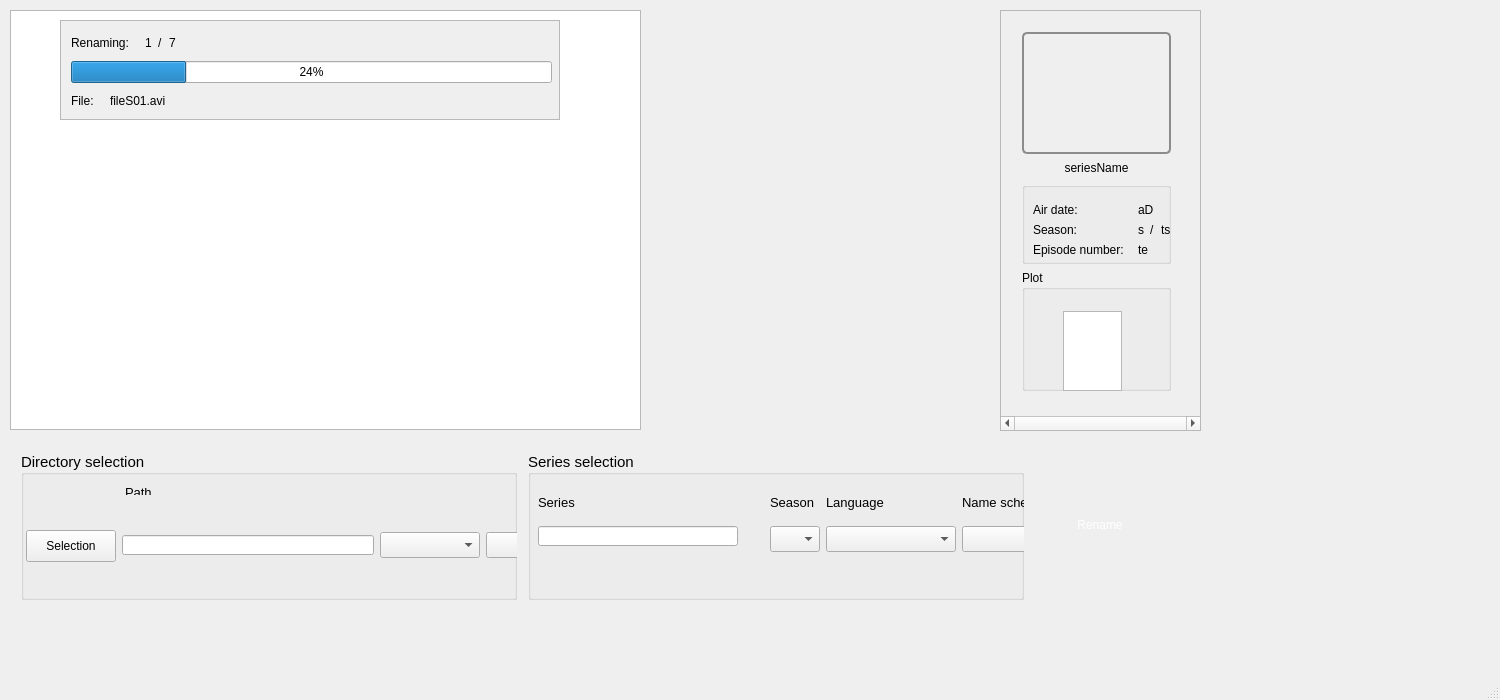
<?xml version="1.0" encoding="UTF-8"?>
<ui version="4.0">
 <class>MainWindow</class>
 <widget class="QMainWindow" name="MainWindow">
  <property name="geometry">
   <rect>
    <x>0</x>
    <y>0</y>
    <width>1500</width>
    <height>700</height>
   </rect>
  </property>
  <property name="minimumSize">
   <size>
    <width>1050</width>
    <height>620</height>
   </size>
  </property>
  <property name="windowTitle">
   <string>SeriesScraper</string>
  </property>
  <property name="windowIcon">
   <iconset>
    <normaloff>:/images/app_logo/seriesScraper_icon.png</normaloff>:/images/app_logo/seriesScraper_icon.png</iconset>
  </property>
  <property name="unifiedTitleAndToolBarOnMac">
   <bool>true</bool>
  </property>
  <widget class="QWidget" name="centralWidget">
   <property name="minimumSize">
    <size>
     <width>800</width>
     <height>500</height>
    </size>
   </property>
   <property name="styleSheet">
    <string notr="true">#renameButton {
	color: rgb(255, 255, 255);
	background-image: url(:/images/button_blue.png);
	border: none;
	outline: none;
}

#renameButton:pressed {
	background-image: url(:/images/button_blue_pressed.png);
}

#renameButton:!enabled {
	color: rgb(200, 200, 200);
	background-image: url(:/images/button_grey.png);
}

#posterInfoLabel {
	border-radius: 5px;
    border: 2px solid #8c8c8c;
}</string>
   </property>
   <widget class="QTableWidget" name="episodeNameTable">
    <property name="geometry">
     <rect>
      <x>10</x>
      <y>10</y>
      <width>631</width>
      <height>420</height>
     </rect>
    </property>
    <property name="focusPolicy">
     <enum>Qt::ClickFocus</enum>
    </property>
    <property name="autoFillBackground">
     <bool>false</bool>
    </property>
    <property name="horizontalScrollBarPolicy">
     <enum>Qt::ScrollBarAsNeeded</enum>
    </property>
   </widget>
   <widget class="QScrollArea" name="additionalInfoScrollArea">
    <property name="geometry">
     <rect>
      <x>1000</x>
      <y>10</y>
      <width>201</width>
      <height>421</height>
     </rect>
    </property>
    <property name="focusPolicy">
     <enum>Qt::NoFocus</enum>
    </property>
    <property name="horizontalScrollBarPolicy">
     <enum>Qt::ScrollBarAlwaysOn</enum>
    </property>
    <property name="sizeAdjustPolicy">
     <enum>QAbstractScrollArea::AdjustIgnored</enum>
    </property>
    <property name="widgetResizable">
     <bool>true</bool>
    </property>
    <property name="alignment">
     <set>Qt::AlignCenter</set>
    </property>
    <widget class="QWidget" name="scrollAreaWidgetContents">
     <property name="geometry">
      <rect>
       <x>0</x>
       <y>8</y>
       <width>199</width>
       <height>403</height>
      </rect>
     </property>
     <widget class="QWidget" name="horizontalLayoutWidget_4">
      <property name="geometry">
       <rect>
        <x>0</x>
        <y>0</y>
        <width>191</width>
        <height>401</height>
       </rect>
      </property>
      <layout class="QHBoxLayout" name="additionalScrollAreaHorizontalLayout">
       <item>
        <spacer name="horizontalSpacer_8">
         <property name="orientation">
          <enum>Qt::Horizontal</enum>
         </property>
         <property name="sizeType">
          <enum>QSizePolicy::Fixed</enum>
         </property>
         <property name="sizeHint" stdset="0">
          <size>
           <width>10</width>
           <height>20</height>
          </size>
         </property>
        </spacer>
       </item>
       <item>
        <layout class="QVBoxLayout" name="verticalLayout_3">
         <item>
          <spacer name="verticalSpacer_2">
           <property name="orientation">
            <enum>Qt::Vertical</enum>
           </property>
           <property name="sizeType">
            <enum>QSizePolicy::Fixed</enum>
           </property>
           <property name="sizeHint" stdset="0">
            <size>
             <width>20</width>
             <height>10</height>
            </size>
           </property>
          </spacer>
         </item>
         <item>
          <layout class="QHBoxLayout" name="horizontalLayout">
           <item>
            <widget class="QLabel" name="posterInfoLabel">
             <property name="sizePolicy">
              <sizepolicy hsizetype="Preferred" vsizetype="Preferred">
               <horstretch>0</horstretch>
               <verstretch>0</verstretch>
              </sizepolicy>
             </property>
             <property name="minimumSize">
              <size>
               <width>80</width>
               <height>120</height>
              </size>
             </property>
             <property name="baseSize">
              <size>
               <width>0</width>
               <height>9</height>
              </size>
             </property>
             <property name="layoutDirection">
              <enum>Qt::LeftToRight</enum>
             </property>
             <property name="styleSheet">
              <string notr="true"/>
             </property>
             <property name="text">
              <string/>
             </property>
             <property name="alignment">
              <set>Qt::AlignCenter</set>
             </property>
            </widget>
           </item>
          </layout>
         </item>
         <item>
          <widget class="QLabel" name="seriesNameInfoLabelData">
           <property name="minimumSize">
            <size>
             <width>0</width>
             <height>16</height>
            </size>
           </property>
           <property name="maximumSize">
            <size>
             <width>16777215</width>
             <height>16</height>
            </size>
           </property>
           <property name="font">
            <font>
             <family>Segoe UI</family>
            </font>
           </property>
           <property name="text">
            <string>seriesName</string>
           </property>
           <property name="alignment">
            <set>Qt::AlignCenter</set>
           </property>
          </widget>
         </item>
         <item>
          <widget class="QGroupBox" name="infoGroupBox">
           <property name="minimumSize">
            <size>
             <width>0</width>
             <height>82</height>
            </size>
           </property>
           <property name="maximumSize">
            <size>
             <width>16777215</width>
             <height>82</height>
            </size>
           </property>
           <property name="title">
            <string/>
           </property>
           <property name="alignment">
            <set>Qt::AlignLeading|Qt::AlignLeft|Qt::AlignVCenter</set>
           </property>
           <widget class="QWidget" name="horizontalLayoutWidget_2">
            <property name="geometry">
             <rect>
              <x>0</x>
              <y>10</y>
              <width>181</width>
              <height>76</height>
             </rect>
            </property>
            <layout class="QHBoxLayout" name="seriesInfohorizontalLayout">
             <property name="sizeConstraint">
              <enum>QLayout::SetDefaultConstraint</enum>
             </property>
             <item>
              <layout class="QVBoxLayout" name="verticalLayout">
               <property name="leftMargin">
                <number>0</number>
               </property>
               <property name="rightMargin">
                <number>5</number>
               </property>
               <item>
                <widget class="QLabel" name="airDateInfoLabel">
                 <property name="font">
                  <font>
                   <family>Segoe UI</family>
                  </font>
                 </property>
                 <property name="text">
                  <string>Air date:</string>
                 </property>
                </widget>
               </item>
               <item>
                <widget class="QLabel" name="seasonInfoLabel">
                 <property name="font">
                  <font>
                   <family>Segoe UI</family>
                  </font>
                 </property>
                 <property name="text">
                  <string>Season:</string>
                 </property>
                </widget>
               </item>
               <item>
                <widget class="QLabel" name="totalEpisodesInfoLabel">
                 <property name="font">
                  <font>
                   <family>Segoe UI</family>
                  </font>
                 </property>
                 <property name="text">
                  <string>Episode number: </string>
                 </property>
                </widget>
               </item>
              </layout>
             </item>
             <item>
              <layout class="QVBoxLayout" name="verticalLayout_2">
               <item>
                <widget class="QLabel" name="airDateInfoLabelData">
                 <property name="font">
                  <font>
                   <family>Segoe UI</family>
                  </font>
                 </property>
                 <property name="text">
                  <string>aD</string>
                 </property>
                </widget>
               </item>
               <item>
                <layout class="QHBoxLayout" name="horizontalLayout_2">
                 <item>
                  <widget class="QLabel" name="seasonInfoLabelData">
                   <property name="text">
                    <string>s</string>
                   </property>
                  </widget>
                 </item>
                 <item>
                  <widget class="QLabel" name="ofInfoLabel">
                   <property name="text">
                    <string>/</string>
                   </property>
                  </widget>
                 </item>
                 <item>
                  <widget class="QLabel" name="totalSeasonInfoLabelData">
                   <property name="text">
                    <string>ts</string>
                   </property>
                  </widget>
                 </item>
                 <item>
                  <spacer name="horizontalSpacer">
                   <property name="orientation">
                    <enum>Qt::Horizontal</enum>
                   </property>
                   <property name="sizeType">
                    <enum>QSizePolicy::Expanding</enum>
                   </property>
                   <property name="sizeHint" stdset="0">
                    <size>
                     <width>20</width>
                     <height>20</height>
                    </size>
                   </property>
                  </spacer>
                 </item>
                </layout>
               </item>
               <item>
                <widget class="QLabel" name="totalEpisodesInfoLabelData">
                 <property name="font">
                  <font>
                   <family>Segoe UI</family>
                  </font>
                 </property>
                 <property name="text">
                  <string>te</string>
                 </property>
                </widget>
               </item>
              </layout>
             </item>
            </layout>
           </widget>
          </widget>
         </item>
         <item>
          <widget class="QGroupBox" name="plotGroupBox">
           <property name="title">
            <string>Plot</string>
           </property>
           <widget class="QWidget" name="verticalLayoutWidget_3">
            <property name="geometry">
             <rect>
              <x>30</x>
              <y>30</y>
              <width>81</width>
              <height>102</height>
             </rect>
            </property>
            <layout class="QVBoxLayout" name="plotTextVerticalLayout">
             <item>
              <widget class="QPlainTextEdit" name="plotPlainTextEdit">
               <property name="sizePolicy">
                <sizepolicy hsizetype="Expanding" vsizetype="Expanding">
                 <horstretch>0</horstretch>
                 <verstretch>0</verstretch>
                </sizepolicy>
               </property>
               <property name="minimumSize">
                <size>
                 <width>0</width>
                 <height>60</height>
                </size>
               </property>
               <property name="maximumSize">
                <size>
                 <width>16777215</width>
                 <height>300</height>
                </size>
               </property>
               <property name="focusPolicy">
                <enum>Qt::ClickFocus</enum>
               </property>
               <property name="frameShape">
                <enum>QFrame::StyledPanel</enum>
               </property>
               <property name="frameShadow">
                <enum>QFrame::Sunken</enum>
               </property>
               <property name="undoRedoEnabled">
                <bool>false</bool>
               </property>
               <property name="readOnly">
                <bool>true</bool>
               </property>
               <property name="cursorWidth">
                <number>0</number>
               </property>
               <property name="textInteractionFlags">
                <set>Qt::TextSelectableByKeyboard|Qt::TextSelectableByMouse</set>
               </property>
               <property name="backgroundVisible">
                <bool>false</bool>
               </property>
              </widget>
             </item>
            </layout>
           </widget>
          </widget>
         </item>
         <item>
          <spacer name="verticalSpacer_4">
           <property name="orientation">
            <enum>Qt::Vertical</enum>
           </property>
           <property name="sizeType">
            <enum>QSizePolicy::Fixed</enum>
           </property>
           <property name="sizeHint" stdset="0">
            <size>
             <width>20</width>
             <height>10</height>
            </size>
           </property>
          </spacer>
         </item>
        </layout>
       </item>
       <item>
        <spacer name="horizontalSpacer_9">
         <property name="orientation">
          <enum>Qt::Horizontal</enum>
         </property>
         <property name="sizeType">
          <enum>QSizePolicy::Fixed</enum>
         </property>
         <property name="sizeHint" stdset="0">
          <size>
           <width>10</width>
           <height>20</height>
          </size>
         </property>
        </spacer>
       </item>
      </layout>
     </widget>
    </widget>
   </widget>
   <widget class="QWidget" name="centralControlElementWidget" native="true">
    <property name="geometry">
     <rect>
      <x>10</x>
      <y>440</y>
      <width>1171</width>
      <height>200</height>
     </rect>
    </property>
    <property name="minimumSize">
     <size>
      <width>0</width>
      <height>200</height>
     </size>
    </property>
    <property name="maximumSize">
     <size>
      <width>16777215</width>
      <height>200</height>
     </size>
    </property>
    <widget class="QWidget" name="horizontalLayoutWidget_5">
     <property name="geometry">
      <rect>
       <x>0</x>
       <y>0</y>
       <width>1161</width>
       <height>171</height>
      </rect>
     </property>
     <layout class="QHBoxLayout" name="controlElementshorizontalLayout">
      <item>
       <widget class="QGroupBox" name="pathGroupBox">
        <property name="font">
         <font>
          <family>Segoe UI</family>
          <pointsize>11</pointsize>
         </font>
        </property>
        <property name="title">
         <string>Directory selection</string>
        </property>
        <property name="alignment">
         <set>Qt::AlignLeading|Qt::AlignLeft|Qt::AlignVCenter</set>
        </property>
        <widget class="QWidget" name="horizontalLayoutWidget">
         <property name="geometry">
          <rect>
           <x>0</x>
           <y>20</y>
           <width>907</width>
           <height>129</height>
          </rect>
         </property>
         <layout class="QHBoxLayout" name="directorySelectionHorizontalLayout">
          <property name="leftMargin">
           <number>5</number>
          </property>
          <property name="rightMargin">
           <number>5</number>
          </property>
          <property name="bottomMargin">
           <number>10</number>
          </property>
          <item>
           <layout class="QVBoxLayout" name="selectionButtonVerticalLayout">
            <item>
             <spacer name="verticalSpacer">
              <property name="orientation">
               <enum>Qt::Vertical</enum>
              </property>
              <property name="sizeType">
               <enum>QSizePolicy::Fixed</enum>
              </property>
              <property name="sizeHint" stdset="0">
               <size>
                <width>10</width>
                <height>20</height>
               </size>
              </property>
             </spacer>
            </item>
            <item>
             <widget class="QPushButton" name="selectionButton">
              <property name="minimumSize">
               <size>
                <width>90</width>
                <height>32</height>
               </size>
              </property>
              <property name="maximumSize">
               <size>
                <width>120</width>
                <height>32</height>
               </size>
              </property>
              <property name="font">
               <font>
                <family>Segoe UI</family>
               </font>
              </property>
              <property name="text">
               <string>Selection</string>
              </property>
             </widget>
            </item>
           </layout>
          </item>
          <item>
           <layout class="QVBoxLayout" name="verticalLayout_6">
            <item>
             <widget class="QLabel" name="pathLabel">
              <property name="sizePolicy">
               <sizepolicy hsizetype="Preferred" vsizetype="Fixed">
                <horstretch>0</horstretch>
                <verstretch>0</verstretch>
               </sizepolicy>
              </property>
              <property name="maximumSize">
               <size>
                <width>16777215</width>
                <height>13</height>
               </size>
              </property>
              <property name="font">
               <font>
                <family>Segoe UI</family>
                <pointsize>10</pointsize>
               </font>
              </property>
              <property name="text">
               <string>Path</string>
              </property>
              <property name="textFormat">
               <enum>Qt::AutoText</enum>
              </property>
              <property name="alignment">
               <set>Qt::AlignLeading|Qt::AlignLeft|Qt::AlignTop</set>
              </property>
              <property name="margin">
               <number>0</number>
              </property>
              <property name="indent">
               <number>3</number>
              </property>
             </widget>
            </item>
            <item>
             <layout class="QHBoxLayout" name="directoryWidgetHorizontalLayout">
              <item>
               <widget class="QLineEdit" name="directPathInputLineEdit">
                <property name="minimumSize">
                 <size>
                  <width>200</width>
                  <height>20</height>
                 </size>
                </property>
                <property name="maximumSize">
                 <size>
                  <width>16777215</width>
                  <height>20</height>
                 </size>
                </property>
               </widget>
              </item>
              <item>
               <widget class="QComboBox" name="pathStructure4ComboBox">
                <property name="minimumSize">
                 <size>
                  <width>100</width>
                  <height>26</height>
                 </size>
                </property>
                <property name="maximumSize">
                 <size>
                  <width>220</width>
                  <height>26</height>
                 </size>
                </property>
                <property name="insertPolicy">
                 <enum>QComboBox::InsertAtBottom</enum>
                </property>
               </widget>
              </item>
              <item>
               <widget class="QComboBox" name="pathStructure3ComboBox">
                <property name="minimumSize">
                 <size>
                  <width>100</width>
                  <height>26</height>
                 </size>
                </property>
                <property name="maximumSize">
                 <size>
                  <width>220</width>
                  <height>26</height>
                 </size>
                </property>
               </widget>
              </item>
              <item>
               <widget class="QComboBox" name="pathStructure2ComboBox">
                <property name="minimumSize">
                 <size>
                  <width>100</width>
                  <height>26</height>
                 </size>
                </property>
                <property name="maximumSize">
                 <size>
                  <width>220</width>
                  <height>26</height>
                 </size>
                </property>
               </widget>
              </item>
              <item>
               <widget class="QComboBox" name="pathStructure1ComboBox">
                <property name="minimumSize">
                 <size>
                  <width>100</width>
                  <height>26</height>
                 </size>
                </property>
                <property name="maximumSize">
                 <size>
                  <width>300</width>
                  <height>26</height>
                 </size>
                </property>
               </widget>
              </item>
              <item>
               <widget class="QPushButton" name="pathStructureContentButton">
                <property name="minimumSize">
                 <size>
                  <width>50</width>
                  <height>32</height>
                 </size>
                </property>
                <property name="maximumSize">
                 <size>
                  <width>50</width>
                  <height>16777215</height>
                 </size>
                </property>
                <property name="text">
                 <string/>
                </property>
                <property name="icon">
                 <iconset resource="../images/resource.qrc">
                  <normaloff>:/ui_icons/arrow_down.png</normaloff>:/ui_icons/arrow_down.png</iconset>
                </property>
               </widget>
              </item>
              <item>
               <widget class="QPushButton" name="directoryUpdateButton">
                <property name="enabled">
                 <bool>false</bool>
                </property>
                <property name="minimumSize">
                 <size>
                  <width>50</width>
                  <height>32</height>
                 </size>
                </property>
                <property name="maximumSize">
                 <size>
                  <width>50</width>
                  <height>32</height>
                 </size>
                </property>
                <property name="text">
                 <string/>
                </property>
                <property name="icon">
                 <iconset>
                  <normalon>:/ui_icons/update.png</normalon>
                 </iconset>
                </property>
               </widget>
              </item>
              <item>
               <widget class="QLabel" name="correctPathLabel">
                <property name="text">
                 <string/>
                </property>
               </widget>
              </item>
             </layout>
            </item>
           </layout>
          </item>
         </layout>
        </widget>
       </widget>
      </item>
      <item>
       <spacer name="horizontalSpacer_2">
        <property name="orientation">
         <enum>Qt::Horizontal</enum>
        </property>
        <property name="sizeType">
         <enum>QSizePolicy::Fixed</enum>
        </property>
        <property name="sizeHint" stdset="0">
         <size>
          <width>5</width>
          <height>20</height>
         </size>
        </property>
       </spacer>
      </item>
      <item>
       <widget class="QGroupBox" name="seriesGroupBox">
        <property name="font">
         <font>
          <family>Segoe UI</family>
          <pointsize>11</pointsize>
         </font>
        </property>
        <property name="title">
         <string>Series selection</string>
        </property>
        <property name="alignment">
         <set>Qt::AlignLeading|Qt::AlignLeft|Qt::AlignVCenter</set>
        </property>
        <widget class="QWidget" name="horizontalLayoutWidget_3">
         <property name="geometry">
          <rect>
           <x>0</x>
           <y>20</y>
           <width>575</width>
           <height>101</height>
          </rect>
         </property>
         <layout class="QHBoxLayout" name="seriesSelectionHorizontalLayout">
          <property name="leftMargin">
           <number>10</number>
          </property>
          <property name="rightMargin">
           <number>10</number>
          </property>
          <property name="bottomMargin">
           <number>10</number>
          </property>
          <item>
           <layout class="QVBoxLayout" name="seriesVerticalLayout">
            <item>
             <widget class="QLabel" name="seriesLabel">
              <property name="maximumSize">
               <size>
                <width>16777215</width>
                <height>18</height>
               </size>
              </property>
              <property name="font">
               <font>
                <family>Segoe UI</family>
                <pointsize>10</pointsize>
               </font>
              </property>
              <property name="text">
               <string>Series</string>
              </property>
              <property name="alignment">
               <set>Qt::AlignBottom|Qt::AlignLeading|Qt::AlignLeft</set>
              </property>
             </widget>
            </item>
            <item>
             <layout class="QHBoxLayout" name="seriesLineEditHorizontalLayout">
              <item>
               <widget class="QLineEdit" name="seriesLineEdit">
                <property name="minimumSize">
                 <size>
                  <width>120</width>
                  <height>20</height>
                 </size>
                </property>
                <property name="maximumSize">
                 <size>
                  <width>200</width>
                  <height>20</height>
                 </size>
                </property>
                <property name="font">
                 <font>
                  <family>Segoe UI</family>
                 </font>
                </property>
                <property name="autoFillBackground">
                 <bool>false</bool>
                </property>
               </widget>
              </item>
              <item>
               <widget class="QLabel" name="correctSeriesLabel">
                <property name="minimumSize">
                 <size>
                  <width>20</width>
                  <height>20</height>
                 </size>
                </property>
                <property name="maximumSize">
                 <size>
                  <width>20</width>
                  <height>20</height>
                 </size>
                </property>
                <property name="text">
                 <string/>
                </property>
               </widget>
              </item>
             </layout>
            </item>
            <item>
             <spacer name="verticalSpacer_3">
              <property name="orientation">
               <enum>Qt::Vertical</enum>
              </property>
              <property name="sizeType">
               <enum>QSizePolicy::Fixed</enum>
              </property>
              <property name="sizeHint" stdset="0">
               <size>
                <width>20</width>
                <height>5</height>
               </size>
              </property>
             </spacer>
            </item>
           </layout>
          </item>
          <item>
           <layout class="QVBoxLayout" name="seasonVerticalLayout">
            <item>
             <widget class="QLabel" name="seasonLabel">
              <property name="maximumSize">
               <size>
                <width>16777215</width>
                <height>18</height>
               </size>
              </property>
              <property name="font">
               <font>
                <family>Segoe UI</family>
                <pointsize>10</pointsize>
               </font>
              </property>
              <property name="text">
               <string>Season</string>
              </property>
              <property name="alignment">
               <set>Qt::AlignBottom|Qt::AlignLeading|Qt::AlignLeft</set>
              </property>
             </widget>
            </item>
            <item>
             <widget class="QComboBox" name="seasonComboBox">
              <property name="minimumSize">
               <size>
                <width>50</width>
                <height>26</height>
               </size>
              </property>
              <property name="maximumSize">
               <size>
                <width>50</width>
                <height>26</height>
               </size>
              </property>
              <property name="font">
               <font>
                <family>Segoe UI</family>
               </font>
              </property>
             </widget>
            </item>
           </layout>
          </item>
          <item>
           <layout class="QVBoxLayout" name="languageVerticalLayout">
            <item>
             <widget class="QLabel" name="seriesLanguageLabel">
              <property name="maximumSize">
               <size>
                <width>16777215</width>
                <height>18</height>
               </size>
              </property>
              <property name="font">
               <font>
                <family>Segoe UI</family>
                <pointsize>10</pointsize>
               </font>
              </property>
              <property name="text">
               <string>Language</string>
              </property>
              <property name="alignment">
               <set>Qt::AlignBottom|Qt::AlignLeading|Qt::AlignLeft</set>
              </property>
             </widget>
            </item>
            <item>
             <widget class="QComboBox" name="seriesLanguageComboBox">
              <property name="minimumSize">
               <size>
                <width>85</width>
                <height>26</height>
               </size>
              </property>
              <property name="maximumSize">
               <size>
                <width>130</width>
                <height>26</height>
               </size>
              </property>
              <property name="font">
               <font>
                <family>Segoe UI</family>
               </font>
              </property>
             </widget>
            </item>
           </layout>
          </item>
          <item>
           <layout class="QVBoxLayout" name="nameSchemeVerticalLayout">
            <item>
             <widget class="QLabel" name="nameSchemeLabel">
              <property name="enabled">
               <bool>true</bool>
              </property>
              <property name="maximumSize">
               <size>
                <width>16777215</width>
                <height>18</height>
               </size>
              </property>
              <property name="font">
               <font>
                <family>Segoe UI</family>
                <pointsize>10</pointsize>
               </font>
              </property>
              <property name="text">
               <string>Name scheme</string>
              </property>
              <property name="scaledContents">
               <bool>false</bool>
              </property>
              <property name="alignment">
               <set>Qt::AlignBottom|Qt::AlignLeading|Qt::AlignLeft</set>
              </property>
             </widget>
            </item>
            <item>
             <widget class="QComboBox" name="nameSchemeComboBox">
              <property name="minimumSize">
               <size>
                <width>95</width>
                <height>26</height>
               </size>
              </property>
              <property name="maximumSize">
               <size>
                <width>160</width>
                <height>26</height>
               </size>
              </property>
              <property name="font">
               <font>
                <family>Segoe UI</family>
               </font>
              </property>
             </widget>
            </item>
           </layout>
          </item>
         </layout>
        </widget>
       </widget>
      </item>
      <item>
       <spacer name="horizontalSpacer_3">
        <property name="orientation">
         <enum>Qt::Horizontal</enum>
        </property>
        <property name="sizeType">
         <enum>QSizePolicy::Fixed</enum>
        </property>
        <property name="sizeHint" stdset="0">
         <size>
          <width>10</width>
          <height>20</height>
         </size>
        </property>
       </spacer>
      </item>
      <item>
       <widget class="QPushButton" name="renameButton">
        <property name="minimumSize">
         <size>
          <width>120</width>
          <height>60</height>
         </size>
        </property>
        <property name="maximumSize">
         <size>
          <width>120</width>
          <height>60</height>
         </size>
        </property>
        <property name="font">
         <font>
          <family>Segoe UI</family>
          <weight>50</weight>
          <bold>false</bold>
          <underline>false</underline>
          <stylestrategy>PreferDefault</stylestrategy>
          <kerning>true</kerning>
         </font>
        </property>
        <property name="cursor">
         <cursorShape>PointingHandCursor</cursorShape>
        </property>
        <property name="autoFillBackground">
         <bool>false</bool>
        </property>
        <property name="styleSheet">
         <string notr="true">#renameButton {
	color: rgb(255, 255, 255);
	background-image: url(:/ui_icons/button_blue.png);
	border: none;
	outline: none;
}

#renameButton:pressed {
	background-image: url(:/ui_icons/button_blue_pressed.png);
}

#renameButton:!enabled {
	color: rgb(200, 200, 200);
	background-image: url(:/ui_icons/button_grey.png);
}

#posterInfoLabel {
	border-radius: 5px;
    border: 2px solid #8c8c8c;
}</string>
        </property>
        <property name="text">
         <string>Rename</string>
        </property>
        <property name="checkable">
         <bool>false</bool>
        </property>
        <property name="autoRepeat">
         <bool>false</bool>
        </property>
        <property name="autoRepeatDelay">
         <number>300</number>
        </property>
        <property name="autoDefault">
         <bool>false</bool>
        </property>
        <property name="default">
         <bool>false</bool>
        </property>
        <property name="flat">
         <bool>false</bool>
        </property>
       </widget>
      </item>
     </layout>
    </widget>
   </widget>
   <widget class="QScrollArea" name="renameProgressScrollArea">
    <property name="geometry">
     <rect>
      <x>60</x>
      <y>20</y>
      <width>500</width>
      <height>100</height>
     </rect>
    </property>
    <property name="focusPolicy">
     <enum>Qt::NoFocus</enum>
    </property>
    <property name="verticalScrollBarPolicy">
     <enum>Qt::ScrollBarAlwaysOff</enum>
    </property>
    <property name="horizontalScrollBarPolicy">
     <enum>Qt::ScrollBarAlwaysOff</enum>
    </property>
    <property name="widgetResizable">
     <bool>true</bool>
    </property>
    <widget class="QWidget" name="renameProgressWidget">
     <property name="geometry">
      <rect>
       <x>0</x>
       <y>0</y>
       <width>498</width>
       <height>98</height>
      </rect>
     </property>
     <widget class="QWidget" name="verticalLayoutWidget">
      <property name="geometry">
       <rect>
        <x>0</x>
        <y>0</y>
        <width>501</width>
        <height>101</height>
       </rect>
      </property>
      <layout class="QVBoxLayout" name="renamingProgressVerticalLayout">
       <property name="leftMargin">
        <number>10</number>
       </property>
       <property name="topMargin">
        <number>10</number>
       </property>
       <property name="rightMargin">
        <number>10</number>
       </property>
       <property name="bottomMargin">
        <number>10</number>
       </property>
       <item>
        <layout class="QHBoxLayout" name="renamingProgressLabelHorizontalLayout">
         <item>
          <widget class="QLabel" name="renamingLabel">
           <property name="text">
            <string>Renaming:</string>
           </property>
          </widget>
         </item>
         <item>
          <spacer name="horizontalSpacer_4">
           <property name="orientation">
            <enum>Qt::Horizontal</enum>
           </property>
           <property name="sizeType">
            <enum>QSizePolicy::Fixed</enum>
           </property>
           <property name="sizeHint" stdset="0">
            <size>
             <width>10</width>
             <height>20</height>
            </size>
           </property>
          </spacer>
         </item>
         <item>
          <widget class="QLabel" name="renamingProgressCurrentObjectLabel">
           <property name="text">
            <string>1</string>
           </property>
          </widget>
         </item>
         <item>
          <widget class="QLabel" name="renamingProgressOfLabel">
           <property name="text">
            <string>/</string>
           </property>
          </widget>
         </item>
         <item>
          <widget class="QLabel" name="renamingProgressTotalObjectsLabel">
           <property name="text">
            <string>7</string>
           </property>
          </widget>
         </item>
         <item>
          <spacer name="horizontalSpacer_5">
           <property name="orientation">
            <enum>Qt::Horizontal</enum>
           </property>
           <property name="sizeHint" stdset="0">
            <size>
             <width>40</width>
             <height>20</height>
            </size>
           </property>
          </spacer>
         </item>
        </layout>
       </item>
       <item>
        <widget class="QProgressBar" name="renamingProgressBar">
         <property name="value">
          <number>24</number>
         </property>
        </widget>
       </item>
       <item>
        <layout class="QHBoxLayout" name="renamingProgressFileOutputHorizontalLayout">
         <item>
          <widget class="QLabel" name="renamingProgressFileOutputLabel">
           <property name="text">
            <string>File:</string>
           </property>
          </widget>
         </item>
         <item>
          <spacer name="horizontalSpacer_6">
           <property name="orientation">
            <enum>Qt::Horizontal</enum>
           </property>
           <property name="sizeType">
            <enum>QSizePolicy::Fixed</enum>
           </property>
           <property name="sizeHint" stdset="0">
            <size>
             <width>10</width>
             <height>20</height>
            </size>
           </property>
          </spacer>
         </item>
         <item>
          <widget class="QLabel" name="renamingProgressCurrentFileLabel">
           <property name="text">
            <string>fileS01.avi</string>
           </property>
          </widget>
         </item>
         <item>
          <spacer name="horizontalSpacer_7">
           <property name="orientation">
            <enum>Qt::Horizontal</enum>
           </property>
           <property name="sizeHint" stdset="0">
            <size>
             <width>40</width>
             <height>20</height>
            </size>
           </property>
          </spacer>
         </item>
        </layout>
       </item>
      </layout>
     </widget>
    </widget>
   </widget>
  </widget>
  <widget class="QStatusBar" name="statusBar">
   <property name="toolTip">
    <string/>
   </property>
   <property name="statusTip">
    <string/>
   </property>
  </widget>
  <widget class="QMenuBar" name="menuBar">
   <property name="geometry">
    <rect>
     <x>0</x>
     <y>0</y>
     <width>1500</width>
     <height>22</height>
    </rect>
   </property>
   <property name="nativeMenuBar">
    <bool>true</bool>
   </property>
  </widget>
 </widget>
 <layoutdefault spacing="6" margin="11"/>
 <tabstops>
  <tabstop>seriesLineEdit</tabstop>
  <tabstop>seasonComboBox</tabstop>
  <tabstop>seriesLanguageComboBox</tabstop>
  <tabstop>nameSchemeComboBox</tabstop>
  <tabstop>renameButton</tabstop>
  <tabstop>selectionButton</tabstop>
  <tabstop>directPathInputLineEdit</tabstop>
  <tabstop>pathStructure4ComboBox</tabstop>
  <tabstop>pathStructure3ComboBox</tabstop>
  <tabstop>pathStructure2ComboBox</tabstop>
  <tabstop>pathStructure1ComboBox</tabstop>
  <tabstop>pathStructureContentButton</tabstop>
  <tabstop>directoryUpdateButton</tabstop>
  <tabstop>renameProgressScrollArea</tabstop>
  <tabstop>plotPlainTextEdit</tabstop>
  <tabstop>additionalInfoScrollArea</tabstop>
  <tabstop>episodeNameTable</tabstop>
 </tabstops>
 <resources>
  <include location="../images/resource.qrc"/>
 </resources>
 <connections/>
</ui>
